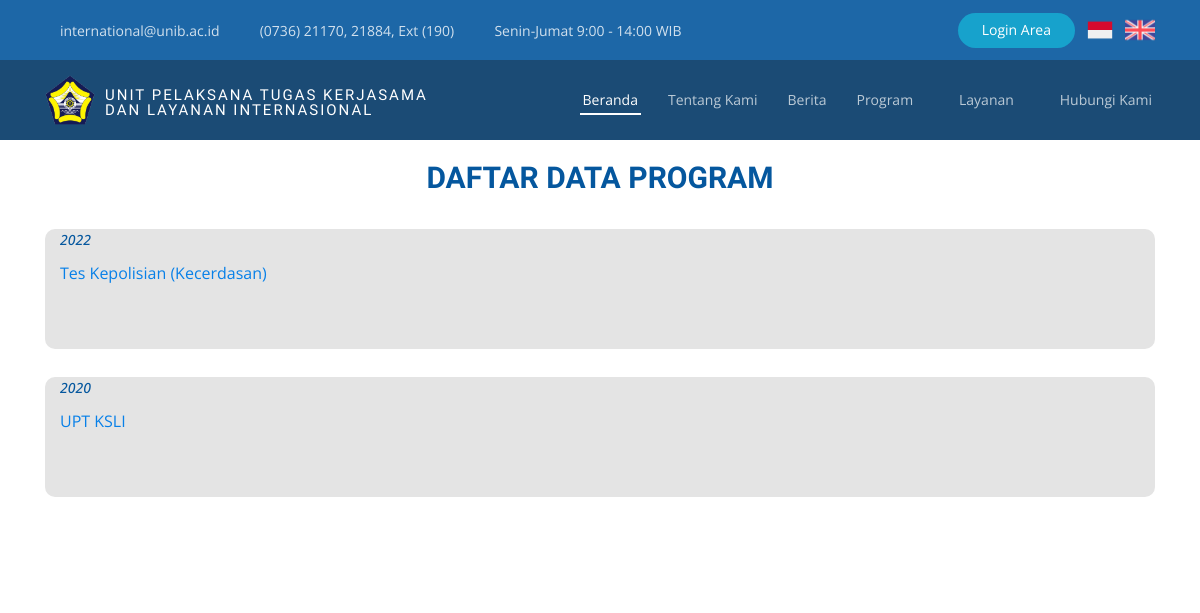
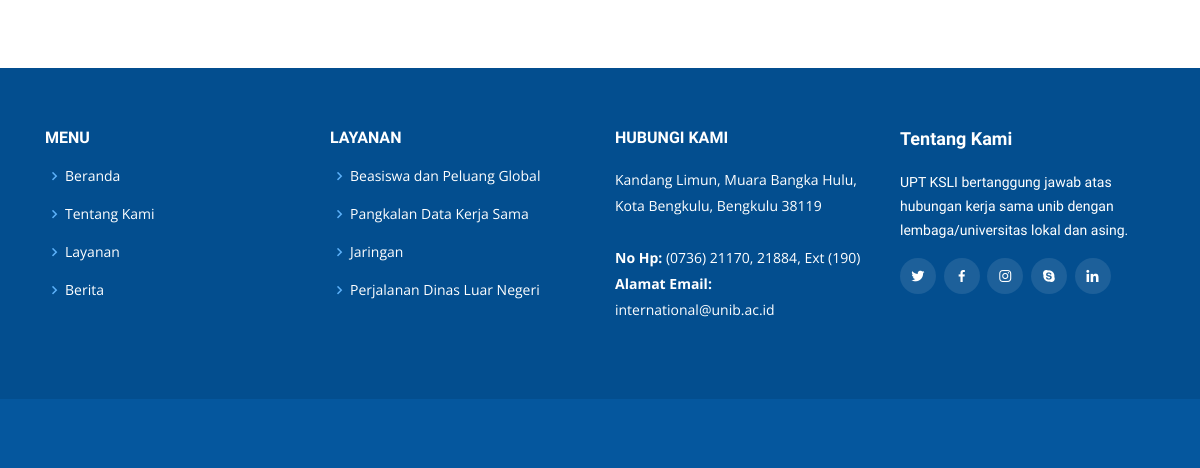
The page /index.php/program on the database as committed earlier (2 pictures, top to bottom).
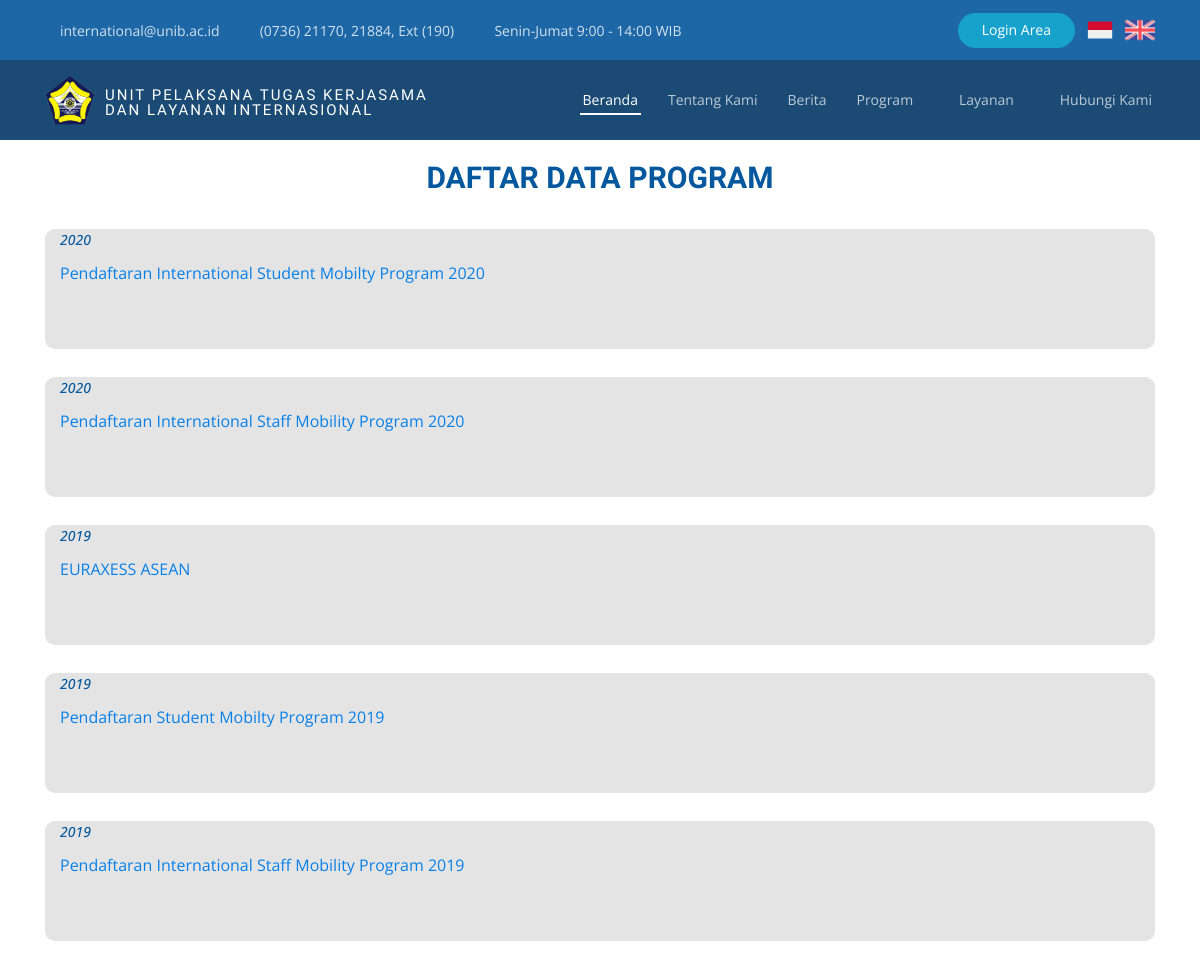
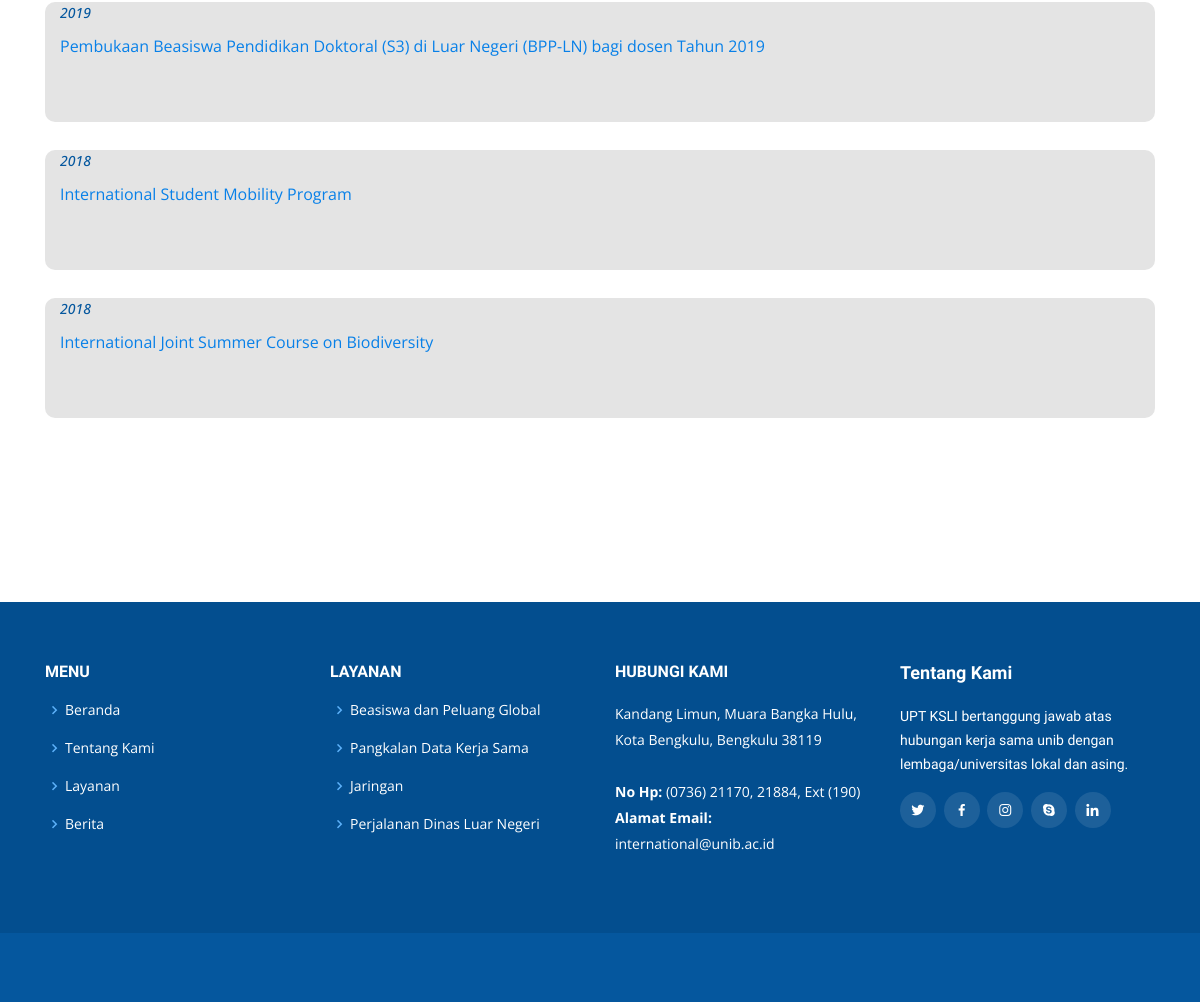
The same page on the database as committed later (2 pictures, top to bottom).
### tables this page shows
CREATE TABLE `tb_program` (
  `id` int(11) NOT NULL,
  `nama` varchar(100) NOT NULL,
  `keterangan` text NOT NULL,
  `tahun` int(4) NOT NULL,
  `berkas` text NOT NULL
);

### application/controllers/Program.php (called while the page is built, shortened)
<?php
class program extends CI_Controller {
	public function __construct(){
		$this->load->library('form_validation');
	}
	public function index()
	{
		$data['data_program'] = $this->Model_program->tampil_data_all()->result();
		$data['menu_beranda'] = "Home";
		$data['menu_tkami'] = "About Us";
		$data['menu_berita'] = "News";
		$data['menu_layanan'] = "Programs";
		$data['menu_hubungi'] = "Contact Us";
		$data['menu_bahasa'] = "Language";
		$data['beasiswa'] = "Scholarship & Global Opportunity";
		$data['pangkalan'] = "Cooperation Programs";
		$data['jaringan'] = "Networks";
		$data['perjalanan'] = "Overseas Travel";
		$data['keterangan'] = "Office of Partnership and International Affair is responsible for unib cooperation relationships with local and foreign agencies/universities.";
		$data['contact_us'] = "Kandang Limun, Muara Bangka Hulu, Bengkulu City, Bengkulu 38119";
		$data['phone'] = "(0736) 21170, 21884, Ext (190)";
		$data['email'] = "international@unib.ac.id";
		$data['list'] = "List of Cooperation Data";
		$data['mobility'] = "Mobility Program";
		$this->load->view('template/headerlayanan',$data);
		$this->load->view('international/index',$data);
		$this->load->view('template/footer',$data);
	}
}

### index.php (called while the page is built, shortened)
<?php
require_once BASEPATH.'core/CodeIgniter.php';

### application/helpers/global_helper.php (called while the page is built)
<?php
if ( ! function_exists('__e')) {
	function __e($key) {
		$CI =& get_instance();
		$CI->load->helper('cookie');
		$get_language_from_cookie = get_cookie('lang_is');
		if (empty($get_language_from_cookie)) {
			$get_language_from_cookie = 'id';
		}
		$language = $get_language_from_cookie;
		if ($language === 'id') {
			$CI->load->language('general', 'indonesian');
			$default = 'Terjemah dengan kunci <b>'. $key .'</b> tidak ada di file <u>'. APPPATH .'language/indonesian/general_lang.php</u>';
		}
		else {
			$CI->load->language('general', 'english');
			$default = 'Translate with key <b>'. $key .'</b> doesn\'t exist in <u>'. APPPATH .'language/english/general_lang.php</u> file';
		}
		$get_line = $CI->lang->line($key);
		return (empty($get_line) ? $default : $get_line);
	}
}

### application/models/Model_program.php (called while the page is built, shortened)
<?php
class Model_program extends CI_Model{
	public function tampil_data_all(){
	$hasil=$this->db->query("SELECT * FROM tb_program ORDER BY tahun DESC");
            return $hasil;
	}
}

### application/views/international/index.php (the view, shortened to what this page needs)
<!DOCTYPE html>
<html lang="en">
<link href="<?=base_url('assets/dua/css/footer.css')?>" rel="stylesheet">
<head>
  <link href="assets/dua/vendor/bootstrap/css/bootstrap.min.css" rel="stylesheet">
  <link href="assets/dua/vendor/icofont/icofont.min.css" rel="stylesheet">
  <link href="assets/dua/vendor/boxicons/css/boxicons.min.css" rel="stylesheet">
  <link href="assets/dua/vendor/animate.css/animate.min.css" rel="stylesheet">
  <link href="assets/dua/vendor/remixicon/remixicon.css" rel="stylesheet">
  <link href="<?=base_url('')?>assets/dua/vendor/owl.carousel/assets/owl.carousel.min.css" rel="stylesheet">
  <link href="assets/dua/vendor/venobox/venobox.css" rel="stylesheet">
  <link href="<?= base_url('')?>assets/dua/vendor/aos/aos.css" rel="stylesheet">
  <link href="<?=base_url('')?>assets/dua/css/footer.css" rel="stylesheet">
  <link href="<?=base_url('')?>assets/dua/css/style.css" rel="stylesheet">
  <link href="<?=base_url('')?>assets/dua/css/preloader.css" rel="stylesheet">
</head>
<body>
<main id="main">
<section style="background-color:#fff; margin-top:100px" id="oportunity" class="oportunity">
      <div class="container section-title">
      <h2 class="justify-content-center text-center" style=" font-weight: 700;
  margin-bottom: 5px;
  font-size: 30px;
  color: #05579e;"><?php echo __e('list');?></h2>
       <br>
       <?php foreach($data_program as $prg):?>
       <div class="col-lg-12 mt-1 justify-content-center" style="background-color:#e4e4e4;width:100%;height:120px;border-radius: 10px;">
        <p class=" float-left" style=" font-weight: 500;
          font-size: 14px;
          color: #05579e;"><?=$prg->tahun?></p>
          <br>
          <a class="float-left mt-2" href="<?=base_url('program/detailProgram/').$prg->id?>"><?=$prg->nama?></a>
        </div>
      <br>
<?php endforeach?>
        </div>
    </section>
</main>
</body>
</html>

### application/views/template/headerlayanan.php (shortened to what this page needs)
  <link href="assets/dua/vendor/bootstrap/css/bootstrap.min.css" rel="stylesheet">
  <link href="assets/dua/vendor/icofont/icofont.min.css" rel="stylesheet">
  <link href="assets/dua/vendor/boxicons/css/boxicons.min.css" rel="stylesheet">
  <link href="assets/dua/vendor/animate.css/animate.min.css" rel="stylesheet">
  <link href="assets/dua/vendor/remixicon/remixicon.css" rel="stylesheet">
  <link href="assets/dua/vendor/venobox/venobox.css" rel="stylesheet">
  <link href="<?= base_url('')?>assets/dua/vendor/aos/aos.css" rel="stylesheet">
  <link href="<?=base_url('')?>assets/dua/css/header.css" rel="stylesheet">
  <link href="<?=base_url('')?>assets/dua/css/style.css" rel="stylesheet">
<div style="background-color: rgba(5, 87, 158, 0.9);" id="topbar" class="d-none d-lg-flex align-items-center fixed-top ">
    <div class="container d-flex align-items-center">
      <div class="contact-info mr-auto">
        <ul>
          <li><i class="icofont-envelope"></i><a href="mailto:uptksliunib@gmail.com"><?php echo __e('email'); ?></a></li>
          <li><i class="icofont-phone"></i> <?php echo __e('phone'); ?></li>
          <li><i class="icofont-clock-time icofont-flip-horizontal"></i> <?php echo __e('waktubuka'); ?></li>
        </ul>
      </div>
      <div class="cta">
        <a  href="<?=base_url('Login')?>" class="scrollto">Login Area</a>
      </div>
      <a style="margin-left:10px" href="<?=base_url('lang_setter/set_to/id')?>" ><img src="<?=base_url('assets/dua/img/indonesia.png')?>" alt="Indonesia" width="30px" height="30px"></a>
      <a style="margin-left:10px" href="<?=base_url('lang_setter/set_to/en')?>" ><img src="<?=base_url('assets/dua/img/united-kingdom.png')?>" alt="English" width="30px" height="30px"></a>
    </div>
  </div>
  <header style="background: rgba(3, 56, 102, 0.9)" id="header" class="fixed-top ">
    <div class="container d-flex align-items-center">
    <img style="object-fit:contain" src="<?=base_url('assets/dua/img/unib.png')?>" alt="Logo Unib" width="50px" height="50px">
    <h6 style="padding-top:5px; padding-left:10px; font-size:15px;padding-right:20px" class="logo mr-auto"><a href="#header" class="scrollto"><a href="<?=base_url('')?>"><?php echo __e('upt'); ?></a></h6>
      <nav class="nav-menu d-none d-lg-block">
        <ul>
        <li class="active"><a href="<?php echo base_url('')?>"><?php echo __e('menu_beranda'); ?></a></li>
        <li><a href="<?php echo base_url('#about')?>"><?php echo __e('menu_tkami'); ?></a></li>
        <li><a href="<?= base_url('post')?>"><?php echo __e('menu_berita'); ?></a></li>
        <li class="drop-down"><a href="#"><?php echo __e('menu_program'); ?></a>
        </li>
        <li class="drop-down"><a href="#"><?php echo __e('menu_layanan'); ?></a>
        </li>
        <li><a  href="<?= base_url('#contact')?>"><?php echo __e('menu_hubungi'); ?></a></li>
        </ul>
      </nav>
    </div>
  </header>

### application/language/indonesian/general_lang.php (shortened to what this page needs)
<?php
$lang['upt'] = "UNIT PELAKSANA TUGAS KERJASAMA <br> DAN LAYANAN INTERNASIONAL";

### application/views/template/footer.php (shortened to what this page needs)
<footer style="
background: #05579e;
  padding: 0 0 30px 0;
  color: #fff;
  font-size: 14px;
  width: 100%;
  height: auto;
  height:400px;
  margin-top:70px;
  position: absolute;
" id="footer">
<div class="footer-top">
  <div class="container">
    <div class="row">
      <div class="col-lg-3 col-md-6 footer-links">
        <h4>Menu</h4>
        <ul>
          <li><i class="bx bx-chevron-right"></i> <a href="<?=base_url('')?>"><?php echo __e('menu_beranda'); ?></a></li>
          <li><i class="bx bx-chevron-right"></i> <a href="<?=base_url('/#about')?>"><?php echo __e('menu_tkami'); ?></a></li>
          <li><i class="bx bx-chevron-right"></i> <a href="<?=base_url('program')?>"><?php echo __e('menu_layanan'); ?></a></li>
          <li><i class="bx bx-chevron-right"></i> <a href="<?=base_url('post')?>"><?php echo __e('menu_berita'); ?></a></li>
        </ul>
      </div>
      <div class="col-lg-3 col-md-6 footer-links">
        <h4><?php echo __e('menu_layanan'); ?></h4>
        <ul>
          <li><i class="bx bx-chevron-right"></i> <a href="<?=base_url('program')?>"><?php echo __e('beasiswa'); ?></a></li>
          <li><i class="bx bx-chevron-right"></i> <a href="<?=base_url('program/partners')?>"><?php echo __e('pangkalan'); ?></a></li>
          <li><i class="bx bx-chevron-right"></i> <a href="<?=base_url('program/networking')?>"><?php echo __e('jaringan'); ?></a></li>
          <li><i class="bx bx-chevron-right"></i> <a href="<?=base_url('program/travelservice')?>"><?php echo __e('perjalanan'); ?></a></li>
        </ul>
      </div>
      <div class="col-lg-3 col-md-6 footer-contact">
        <h4><?php echo __e('menu_hubungi'); ?></h4>
        <p>
        <?php echo __e('contact_us'); ?><br><br>
          <strong><?php echo __e('telpon'); ?>:</strong> <?php echo __e('phone'); ?><br>
          <strong><?php echo __e('al_email'); ?>:</strong> <?php echo __e('email'); ?><br>
        </p>
      </div>
      <div class="col-lg-3 col-md-6 footer-info">
        <h3><?php echo __e('menu_tkami'); ?></h3>
        <p><?php echo __e('keterangan'); ?></p>
        <div class="social-links mt-3">
          <a href="#" class="twitter"><i class="bx bxl-twitter"></i></a>
          <a href="#" class="facebook"><i class="bx bxl-facebook"></i></a>
          <a href="#" class="instagram"><i class="bx bxl-instagram"></i></a>
          <a href="#" class="google-plus"><i class="bx bxl-skype"></i></a>
          <a href="#" class="linkedin"><i class="bx bxl-linkedin"></i></a>
        </div>
      </div>
    </div>
  </div>
</footer>

### assets/dua/css/header.css (style rules this page uses)
#topbar { height: 60px; font-size: 14px; transition: all 0.5s; overflow: hidden; color: rgba(255, 255, 255, 0.8); }
#topbar .contact-info ul { padding: 0; margin: 0; list-style: none; }
#topbar .contact-info li { display: inline-block; padding: 0; }
#topbar .contact-info li + li { margin-left: 18px; }
#topbar .contact-info a { color: rgba(255, 255, 255, 0.8); transition: 0.3s; }
#topbar .contact-info i { color: #00cbfd; padding-right: 4px; }
#topbar .cta { background: transparent; }
#topbar .cta a { color: #fff; background: #17a2cc; padding: 6px 24px 8px 24px; display: inline-block; transition: 0.3s; border-radius: 50px; }
#header { background: rgba(3, 56, 102, 0.9); transition: all 0.5s; z-index: 997; padding: 15px 0; top: 60px; }
#header .logo { font-size: 14px; margin: 0; padding: 0; line-height: 1; font-weight: 400; letter-spacing: 2px; text-transform: uppercase; }
#header .logo a { color: #fff; }
.nav-menu ul { margin: 0; padding: 0; list-style: none; }
.nav-menu > ul { display: flex; }
.nav-menu > ul > li { position: relative; white-space: nowrap; padding: 10px 0 10px 24px; }
.nav-menu a { display: block; position: relative; color: rgba(255, 255, 255, 0.7); transition: 0.3s; font-size: 14px; padding: 0 3px; font-family: "Open Sans", sans-serif; }
.nav-menu > ul > li > a:before { content: ""; position: absolute; width: 100%; height: 2px; bottom: -5px; left: 0; background-color: #ffffff; visibility: hidden; width: 0px; transition: all 0.3s ease-in-out 0s; }
.nav-menu a:hover:before, .nav-menu li:hover > a:before, .nav-menu .active > a:before { visibility: visible; width: 100%; }
.nav-menu a:hover, .nav-menu .active > a, .nav-menu li:hover > a { color: #fff; }
.nav-menu .drop-down > a:after { content: "\ea99"; font-family: IcoFont; padding-left: 5px; }
.mobile-nav { position: fixed; top: 55px; right: 15px; bottom: 15px; left: 15px; z-index: 9999; overflow-y: auto; background: #fff; transition: ease-in-out 0.2s; opacity: 0; visibility: hidden; border-radius: 10px; padding: 10px 0; }
.mobile-nav * { margin: 0; padding: 0; list-style: none; }
.mobile-nav a { display: block; position: relative; color: #0665b7; padding: 10px 20px; font-weight: 500; outline: none; }
.mobile-nav a:hover, .mobile-nav .active > a, .mobile-nav li:hover > a { color: #1e657a; text-decoration: none; }
.mobile-nav .drop-down > a:after { content: "\ea99"; font-family: IcoFont; padding-left: 10px; position: absolute; right: 15px; }
.mobile-nav .drop-down > a { padding-right: 35px; }

### assets/dua/css/style.css (style rules this page uses)
body { font-family: "Open Sans", sans-serif; color: #444444; }
a { color: #0880e8; }
h1, h2, h3, h4, h5, h6 { font-family: "Raleway", sans-serif; }
section { padding: 60px 0; overflow: hidden; }
.section-title { text-align: center; padding-bottom: 30px; }
.section-title h2 { font-size: 32px; font-weight: bold; text-transform: uppercase; margin-bottom: 20px; padding-bottom: 0; color: #054a85; }
.section-title p { margin-bottom: 0; font-style: italic; }
.cta { background: linear-gradient(rgba(5, 74, 133, 0.8), rgba(5, 74, 133, 0.9)), url("../img/cta-bg.jpg") fixed center center; background-size: cover; padding: 120px 0; }

Rows that differ between the two databases and show on the page:
removed tb_program: tahun "2022", nama "Tes Kepolisian (Kecerdasan)"
removed tb_program: tahun "2020", nama "UPT KSLI"
added tb_program: tahun "2020", nama "Pendaftaran International Student Mobilty Program 2020"
added tb_program: tahun "2020", nama "Pendaftaran International Staff Mobility Program 2020"
added tb_program: tahun "2019", nama "EURAXESS ASEAN"
added tb_program: tahun "2019", nama "Pendaftaran Student Mobilty Program 2019"
added tb_program: tahun "2019", nama "Pendaftaran International Staff Mobility Program 2019"
added tb_program: tahun "2019", nama "Pembukaan Beasiswa Pendidikan Doktoral (S3) di Luar Negeri (BPP-LN) bagi dosen Tahun 2019"
added tb_program: tahun "2018", nama "International Student Mobility Program"
added tb_program: tahun "2018", nama "International Joint Summer Course on Biodiversity"
